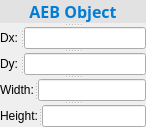
           <widget class="QSplitter" name="splitter_218">
            <property name="orientation">
             <enum>Qt::Vertical</enum>
            </property>
            <widget class="QLabel" name="label_205">
             <property name="font">
              <font>
               <family>Microsoft YaHei</family>
               <pointsize>12</pointsize>
              </font>
             </property>
             <property name="styleSheet">
              <string notr="true">color:rgb(3, 124, 213);
background-color: rgb(226, 226, 227);</string>
             </property>
             <property name="frameShape">
              <enum>QFrame::Box</enum>
             </property>
             <property name="frameShadow">
              <enum>QFrame::Plain</enum>
             </property>
             <property name="lineWidth">
              <number>0</number>
             </property>
             <property name="text">
              <string>&lt;html&gt;&lt;head/&gt;&lt;body&gt;&lt;p&gt;&lt;span style=&quot; font-weight:600;&quot;&gt;AEB Object&lt;/span&gt;&lt;/p&gt;&lt;/body&gt;&lt;/html&gt;</string>
             </property>
             <property name="alignment">
              <set>Qt::AlignCenter</set>
             </property>
            </widget>
            <widget class="QSplitter" name="splitter_219">
             <property name="styleSheet">
              <string notr="true">font: 9pt &quot;Microsoft YaHei&quot;;</string>
             </property>
             <property name="orientation">
              <enum>Qt::Horizontal</enum>
             </property>
             <widget class="QLabel" name="label_206">
              <property name="styleSheet">
               <string notr="true">font: 9pt &quot;Microsoft YaHei&quot;;</string>
              </property>
              <property name="text">
               <string>Dx:</string>
              </property>
             </widget>
             <widget class="QLineEdit" name="lineEdit_72">
              <property name="styleSheet">
               <string notr="true">font: 9pt &quot;Microsoft YaHei&quot;;</string>
              </property>
              <property name="text">
               <string/>
              </property>
              <property name="alignment">
               <set>Qt::AlignRight|Qt::AlignTrailing|Qt::AlignVCenter</set>
              </property>
             </widget>
            </widget>
            <widget class="QSplitter" name="splitter_220">
             <property name="styleSheet">
              <string notr="true">font: 9pt &quot;Microsoft YaHei&quot;;</string>
             </property>
             <property name="orientation">
              <enum>Qt::Horizontal</enum>
             </property>
             <widget class="QLabel" name="label_207">
              <property name="styleSheet">
               <string notr="true">font: 9pt &quot;Microsoft YaHei&quot;;</string>
              </property>
              <property name="text">
               <string>Dy:</string>
              </property>
             </widget>
             <widget class="QLineEdit" name="lineEdit_73">
              <property name="styleSheet">
               <string notr="true">font: 9pt &quot;Microsoft YaHei&quot;;</string>
              </property>
              <property name="text">
               <string/>
              </property>
              <property name="alignment">
               <set>Qt::AlignRight|Qt::AlignTrailing|Qt::AlignVCenter</set>
              </property>
             </widget>
            </widget>
            <widget class="QSplitter" name="splitter_221">
             <property name="styleSheet">
              <string notr="true">font: 9pt &quot;Microsoft YaHei&quot;;</string>
             </property>
             <property name="orientation">
              <enum>Qt::Horizontal</enum>
             </property>
             <widget class="QLabel" name="label_208">
              <property name="styleSheet">
               <string notr="true">font: 9pt &quot;Microsoft YaHei&quot;;</string>
              </property>
              <property name="text">
               <string>Width:</string>
              </property>
             </widget>
             <widget class="QLineEdit" name="lineEdit_74">
              <property name="styleSheet">
               <string notr="true">font: 9pt &quot;Microsoft YaHei&quot;;</string>
              </property>
              <property name="text">
               <string/>
              </property>
              <property name="alignment">
               <set>Qt::AlignRight|Qt::AlignTrailing|Qt::AlignVCenter</set>
              </property>
             </widget>
            </widget>
            <widget class="QSplitter" name="splitter_222">
             <property name="styleSheet">
              <string notr="true">font: 9pt &quot;Microsoft YaHei&quot;;</string>
             </property>
             <property name="orientation">
              <enum>Qt::Horizontal</enum>
             </property>
             <widget class="QLabel" name="label_209">
              <property name="styleSheet">
               <string notr="true">font: 9pt &quot;Microsoft YaHei&quot;;</string>
              </property>
              <property name="text">
               <string>Height:</string>
              </property>
             </widget>
             <widget class="QLineEdit" name="lineEdit_75">
              <property name="styleSheet">
               <string notr="true">font: 9pt &quot;Microsoft YaHei&quot;;</string>
              </property>
              <property name="text">
               <string/>
              </property>
              <property name="alignment">
               <set>Qt::AlignRight|Qt::AlignTrailing|Qt::AlignVCenter</set>
              </property>
             </widget>
            </widget>
           </widget>
